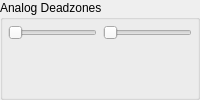
          <widget class="QWidget" name="stick_page">
           <layout class="QVBoxLayout" name="verticalLayout_3">
            <property name="spacing">
             <number>0</number>
            </property>
            <property name="leftMargin">
             <number>0</number>
            </property>
            <property name="topMargin">
             <number>0</number>
            </property>
            <property name="rightMargin">
             <number>0</number>
            </property>
            <property name="bottomMargin">
             <number>0</number>
            </property>
            <item>
             <widget class="QGroupBox" name="gb_sticks">
              <property name="title">
               <string>Analog Deadzones</string>
              </property>
              <layout class="QHBoxLayout" name="horizontalLayout_22">
               <property name="leftMargin">
                <number>5</number>
               </property>
               <property name="topMargin">
                <number>5</number>
               </property>
               <property name="rightMargin">
                <number>5</number>
               </property>
               <property name="bottomMargin">
                <number>5</number>
               </property>
               <item>
                <layout class="QVBoxLayout" name="gb_stick_left">
                 <item>
                  <widget class="QSlider" name="slider_stick_left">
                   <property name="orientation">
                    <enum>Qt::Horizontal</enum>
                   </property>
                  </widget>
                 </item>
                 <item>
                  <widget class="QLabel" name="preview_stick_left">
                   <property name="text">
                    <string/>
                   </property>
                  </widget>
                 </item>
                </layout>
               </item>
               <item>
                <layout class="QVBoxLayout" name="gb_stick_right">
                 <item>
                  <widget class="QSlider" name="slider_stick_right">
                   <property name="orientation">
                    <enum>Qt::Horizontal</enum>
                   </property>
                  </widget>
                 </item>
                 <item>
                  <widget class="QLabel" name="preview_stick_right">
                   <property name="text">
                    <string/>
                   </property>
                  </widget>
                 </item>
                </layout>
               </item>
              </layout>
             </widget>
            </item>
           </layout>
          </widget>
